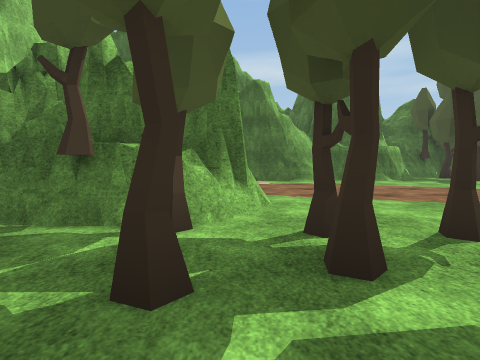
view 1 (above)

17 first-person views from a walk through a scene from a Unity 3-D project. The camera is 1.4 m above the floor, tilts 4° down and sees 80° across. The floor is counted in squares, 2 m on a side. Each view is taken from the middle of a square. On the plan, view 1 faces up. The plan holds only what a view shows up to about 10 squares ahead; the rest is blank. The place goes on beyond the plan. Some animated figures are not drawn. Some surface patterns are stand-ins.

view 2
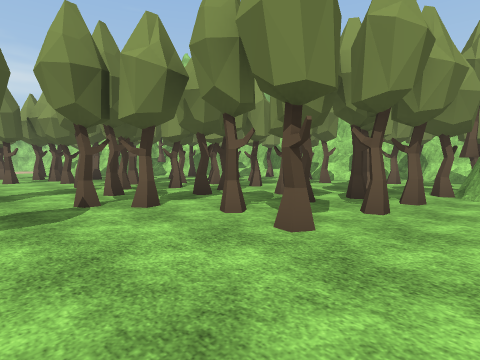

view 3
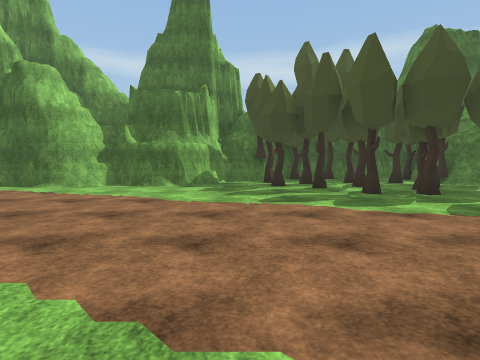

view 4
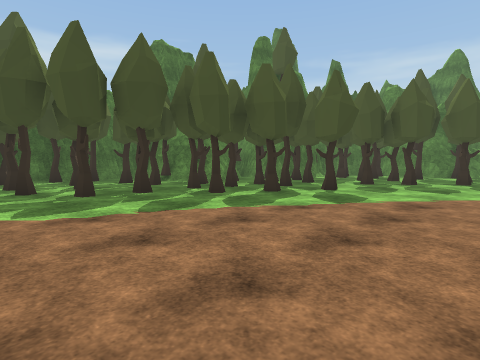

view 5
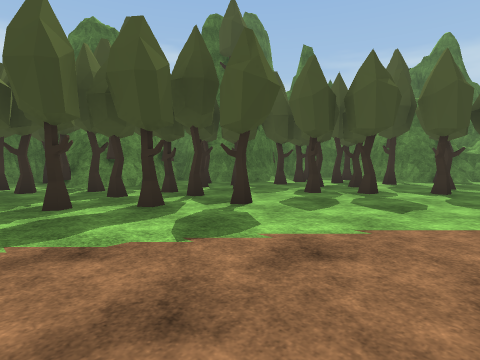

view 6
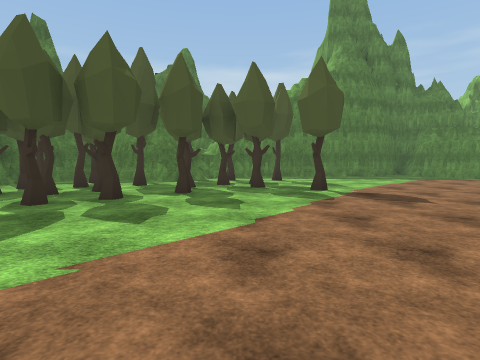

view 7
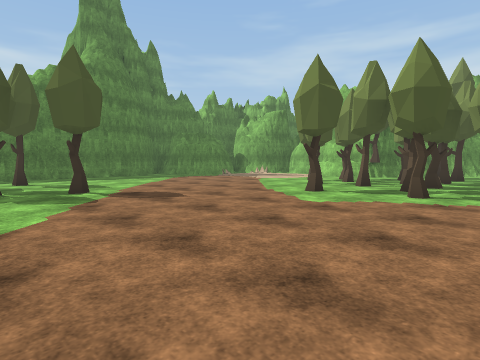

view 8
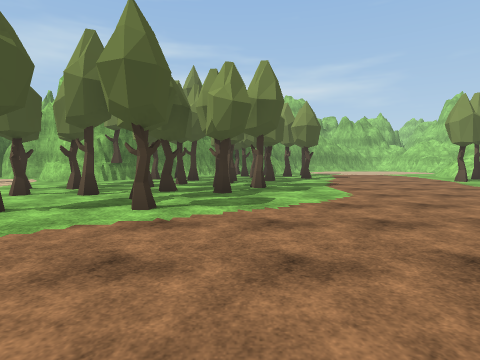

view 9
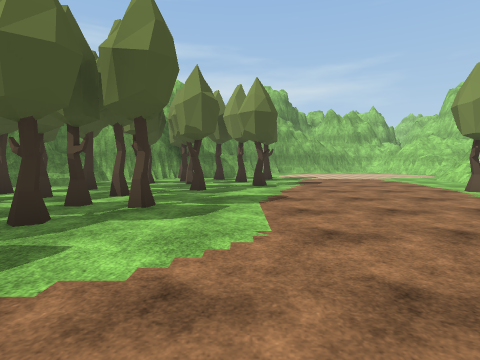

view 10
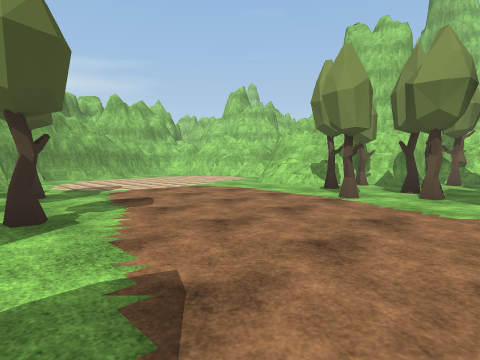

view 11
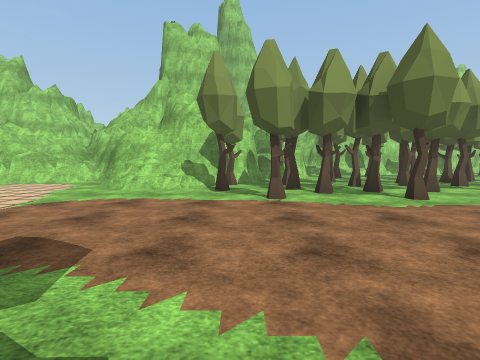

view 12
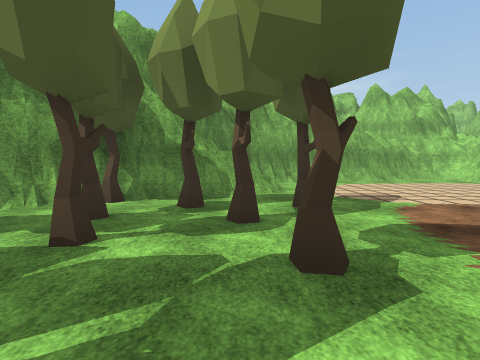

view 13
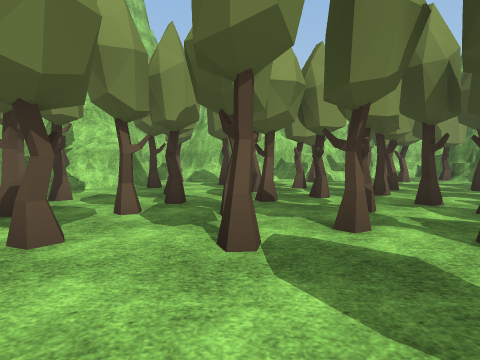

view 14
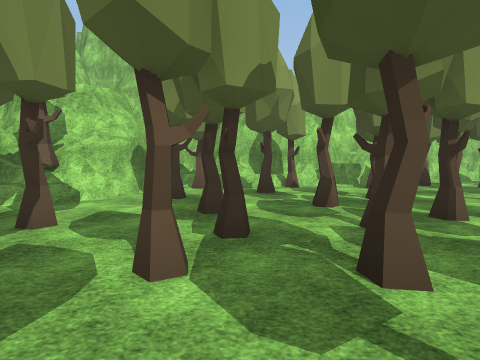

view 15
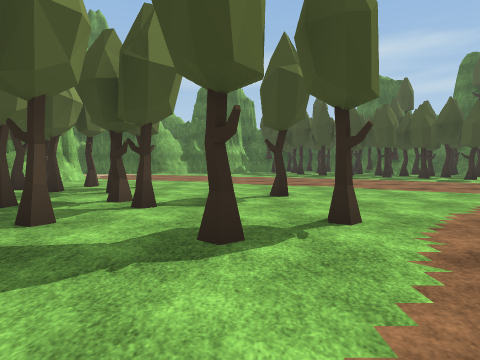

view 16
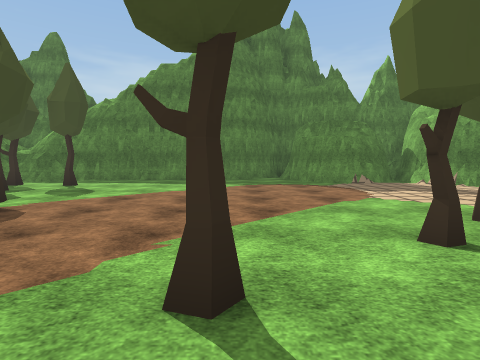

view 17
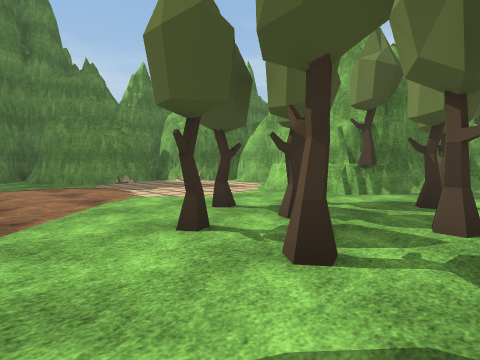

### Floor plan
Key: @ floor where view 1 was taken; # wall or solid block; . floor; / step, stairs or slope; = window, fence, low wall or low ledge; ^ raised ledge; T tree; O other object.
Columns run from 6 left of view 1 to 26 right of it. Each row starts with its distance up from view 1.
 13                #####
 12             ##TTTT T
 11           ###.TTT.TT###
 10       ######..TTT.T###O
  9        ........TTTTT OT#####
  8        .........TTTTT.TO.#T##
  7        ...........T.T.T.TT.T#
  6        ............T....TT.T#
  5       #.............T.T.T.T.##
  4   #####................T....O##
  3 #.T#TT.TT...............T.T..##
  2 #......T..T..............TT.T.#
  1  T.TT.T.TT...T..............T.#
  0   T.TT@T..T..............T....#
 -1 ##^...TTT..T...................
 -2  #^T...TT.T.TT.................
 -3  ##..T...T...................
 -4  ##TT.TTT.T........T.T.........
 -5   #...TT..... ......T...........#
 -6   #T.T..T.T.......T.TTT.......###
 -7   ##...TT.TT......TTT.TT.....##
 -8    ##TT...T.........T..T.....##
 -9     ##..TT.T......T..T........#
-10      ###TT.......TT.TT.##^..###
-11        ##......T.T..O### ####
-12         #=......T.TT ##
-13        ##=.....T.T..##
-14       ##.........#T##
-15       #.........####
-16       ##......./^#
-17        ##....../
-18         #...../##
-19         ########

Positions as (right, up) in squares from view 1, and headings:
1: (0, 0), facing up
2: (6, 4), facing down-left
3: (7, 2), facing up
4: (8, 2), facing up-right
5: (11, 2), facing up-right
6: (12, 2), facing right
7: (12, 2), facing down-right
8: (12, 0), facing down
9: (10, -3), facing down
10: (10, -7), facing down-left
11: (10, -10), facing left
12: (10, -9), facing down
13: (6, -4), facing left
14: (4, -5), facing left
15: (6, -5), facing up
16: (14, -4), facing right
17: (14, -4), facing down-right
